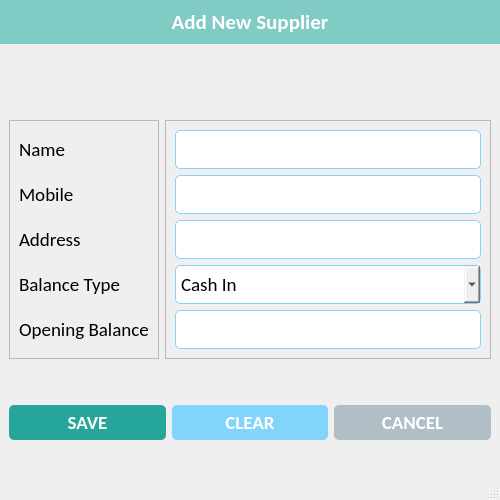
<?xml version="1.0" encoding="UTF-8"?>
<ui version="4.0">
 <class>AddSupplierWindow</class>
 <widget class="QMainWindow" name="AddSupplierWindow">
  <property name="geometry">
   <rect>
    <x>0</x>
    <y>0</y>
    <width>500</width>
    <height>500</height>
   </rect>
  </property>
  <property name="minimumSize">
   <size>
    <width>500</width>
    <height>500</height>
   </size>
  </property>
  <property name="maximumSize">
   <size>
    <width>500</width>
    <height>500</height>
   </size>
  </property>
  <property name="windowTitle">
   <string>Add Supplier</string>
  </property>
  <property name="windowIcon">
   <iconset resource="../resources.qrc">
    <normaloff>:/icons/assets/icons/logo.png</normaloff>:/icons/assets/icons/logo.png</iconset>
  </property>
  <property name="iconSize">
   <size>
    <width>32</width>
    <height>32</height>
   </size>
  </property>
  <widget class="QWidget" name="centralwidget">
   <property name="styleSheet">
    <string notr="true">#label_widget {
	background-color: #80cbc4;
}

#label_5 {
	color: #fff;
}

#btn_save {
	background-color: #26a69a;
	border-radius: 5px;
	padding: 5px 0px;
	color: white;
}

#btn_clear {
	background-color: #81d4fa;
	border-radius: 5px;
	padding: 5px 0px;
	color: white;
}

#btn_cancel {
	background-color: #b0bec5;
	border-radius: 5px;
	padding: 5px 0px;
	color: white;
}

QLineEdit {
	border-radius: 5px;
	padding: 5px 5px;
	border: 1px solid #81d4fa;
}

QComboBox {
	border-radius: 5px;
	padding: 5px 5px;
	border: 1px solid #81d4fa;
}</string>
   </property>
   <layout class="QVBoxLayout" name="verticalLayout_4">
    <property name="spacing">
     <number>0</number>
    </property>
    <property name="leftMargin">
     <number>0</number>
    </property>
    <property name="topMargin">
     <number>0</number>
    </property>
    <property name="rightMargin">
     <number>0</number>
    </property>
    <property name="bottomMargin">
     <number>0</number>
    </property>
    <item alignment="Qt::AlignTop">
     <widget class="QWidget" name="label_widget" native="true">
      <layout class="QVBoxLayout" name="verticalLayout_3">
       <item alignment="Qt::AlignTop">
        <widget class="QLabel" name="label_5">
         <property name="font">
          <font>
           <family>Calibri</family>
           <pointsize>16</pointsize>
           <weight>75</weight>
           <bold>true</bold>
          </font>
         </property>
         <property name="text">
          <string>Add New Supplier</string>
         </property>
         <property name="alignment">
          <set>Qt::AlignCenter</set>
         </property>
        </widget>
       </item>
      </layout>
     </widget>
    </item>
    <item>
     <widget class="QWidget" name="details_widget" native="true">
      <layout class="QHBoxLayout" name="horizontalLayout">
       <item>
        <widget class="QFrame" name="lbl_frame">
         <property name="frameShape">
          <enum>QFrame::StyledPanel</enum>
         </property>
         <property name="frameShadow">
          <enum>QFrame::Raised</enum>
         </property>
         <layout class="QVBoxLayout" name="verticalLayout_2">
          <item>
           <widget class="QLabel" name="lbl_name">
            <property name="font">
             <font>
              <family>Calibri</family>
              <pointsize>14</pointsize>
             </font>
            </property>
            <property name="text">
             <string>Name</string>
            </property>
           </widget>
          </item>
          <item>
           <widget class="QLabel" name="lbl_mobile">
            <property name="font">
             <font>
              <family>Calibri</family>
              <pointsize>14</pointsize>
             </font>
            </property>
            <property name="text">
             <string>Mobile</string>
            </property>
           </widget>
          </item>
          <item>
           <widget class="QLabel" name="lbl_address">
            <property name="font">
             <font>
              <family>Calibri</family>
              <pointsize>14</pointsize>
             </font>
            </property>
            <property name="text">
             <string>Address</string>
            </property>
           </widget>
          </item>
          <item>
           <widget class="QLabel" name="lbl_balance_type">
            <property name="font">
             <font>
              <family>Calibri</family>
              <pointsize>14</pointsize>
             </font>
            </property>
            <property name="text">
             <string>Balance Type</string>
            </property>
           </widget>
          </item>
          <item>
           <widget class="QLabel" name="lbl_balance">
            <property name="font">
             <font>
              <family>Calibri</family>
              <pointsize>14</pointsize>
             </font>
            </property>
            <property name="text">
             <string>Opening Balance</string>
            </property>
           </widget>
          </item>
         </layout>
        </widget>
       </item>
       <item>
        <widget class="QFrame" name="lbl_inputs">
         <property name="frameShape">
          <enum>QFrame::StyledPanel</enum>
         </property>
         <property name="frameShadow">
          <enum>QFrame::Raised</enum>
         </property>
         <layout class="QVBoxLayout" name="verticalLayout">
          <item>
           <widget class="QLineEdit" name="txt_name">
            <property name="font">
             <font>
              <family>Calibri</family>
              <pointsize>14</pointsize>
             </font>
            </property>
           </widget>
          </item>
          <item>
           <widget class="QLineEdit" name="txt_phone">
            <property name="font">
             <font>
              <family>Calibri</family>
              <pointsize>14</pointsize>
             </font>
            </property>
           </widget>
          </item>
          <item>
           <widget class="QLineEdit" name="txt_vehicle">
            <property name="font">
             <font>
              <family>Calibri</family>
              <pointsize>14</pointsize>
             </font>
            </property>
           </widget>
          </item>
          <item>
           <widget class="QComboBox" name="balance_type">
            <property name="font">
             <font>
              <family>Calibri</family>
              <pointsize>14</pointsize>
             </font>
            </property>
            <item>
             <property name="text">
              <string>Cash In</string>
             </property>
            </item>
            <item>
             <property name="text">
              <string>Cash Out</string>
             </property>
            </item>
           </widget>
          </item>
          <item>
           <widget class="QLineEdit" name="txt_balance">
            <property name="font">
             <font>
              <family>Calibri</family>
              <pointsize>14</pointsize>
             </font>
            </property>
           </widget>
          </item>
         </layout>
        </widget>
       </item>
      </layout>
     </widget>
    </item>
    <item>
     <widget class="QWidget" name="bottom_widget" native="true">
      <layout class="QHBoxLayout" name="horizontalLayout_2">
       <item>
        <widget class="QPushButton" name="btn_save">
         <property name="font">
          <font>
           <family>Calibri</family>
           <pointsize>14</pointsize>
           <weight>75</weight>
           <bold>true</bold>
          </font>
         </property>
         <property name="text">
          <string>SAVE</string>
         </property>
         <property name="icon">
          <iconset resource="../resources.qrc">
           <normaloff>:/icons/assets/icons/save.png</normaloff>:/icons/assets/icons/save.png</iconset>
         </property>
         <property name="iconSize">
          <size>
           <width>32</width>
           <height>32</height>
          </size>
         </property>
        </widget>
       </item>
       <item>
        <widget class="QPushButton" name="btn_clear">
         <property name="font">
          <font>
           <family>Calibri</family>
           <pointsize>14</pointsize>
           <weight>75</weight>
           <bold>true</bold>
          </font>
         </property>
         <property name="text">
          <string>CLEAR</string>
         </property>
         <property name="icon">
          <iconset resource="../resources.qrc">
           <normaloff>:/icons/assets/icons/clear.png</normaloff>:/icons/assets/icons/clear.png</iconset>
         </property>
         <property name="iconSize">
          <size>
           <width>32</width>
           <height>32</height>
          </size>
         </property>
        </widget>
       </item>
       <item>
        <widget class="QPushButton" name="btn_cancel">
         <property name="font">
          <font>
           <family>Calibri</family>
           <pointsize>14</pointsize>
           <weight>75</weight>
           <bold>true</bold>
          </font>
         </property>
         <property name="text">
          <string>CANCEL</string>
         </property>
         <property name="icon">
          <iconset resource="../resources.qrc">
           <normaloff>:/icons/assets/icons/close.png</normaloff>:/icons/assets/icons/close.png</iconset>
         </property>
         <property name="iconSize">
          <size>
           <width>32</width>
           <height>32</height>
          </size>
         </property>
        </widget>
       </item>
      </layout>
     </widget>
    </item>
   </layout>
  </widget>
  <widget class="QStatusBar" name="statusbar"/>
 </widget>
 <resources>
  <include location="../resources.qrc"/>
 </resources>
 <connections/>
</ui>
